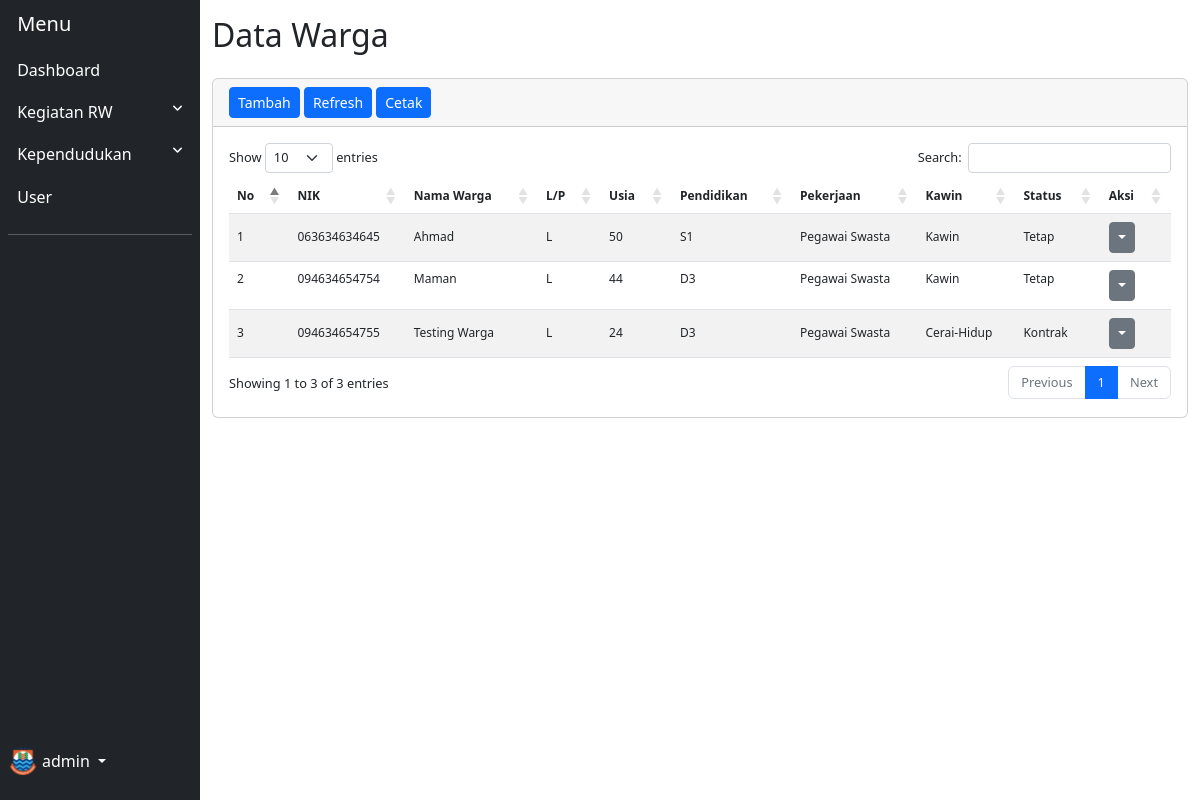
/master/warga/index.php (signed in), run on the app's committed database.
### tables this page shows
CREATE TABLE `warga` (
  `id_warga` int(11) NOT NULL,
  `nik_warga` varchar(255) NOT NULL,
  `nama_warga` varchar(255) NOT NULL,
  `tempat_lahir_warga` varchar(255) NOT NULL,
  `tanggal_lahir_warga` date NOT NULL,
  `jenis_kelamin_warga` enum('L','P') NOT NULL,
  `alamat_ktp_warga` text NOT NULL,
  `alamat_warga` text NOT NULL,
  `desa_kelurahan_warga` varchar(255) NOT NULL,
  `kecamatan_warga` varchar(255) NOT NULL,
  `kabupaten_kota_warga` varchar(255) NOT NULL,
  `provinsi_warga` varchar(255) NOT NULL,
  `negara_warga` varchar(255) NOT NULL,
  `rt_warga` varchar(10) NOT NULL,
  `rw_warga` varchar(10) NOT NULL,
  `agama_warga` varchar(255) NOT NULL,
  `pendidikan_terakhir_warga` varchar(255) NOT NULL,
  `pekerjaan_warga` varchar(255) NOT NULL,
  `status_perkawinan_warga` varchar(255) NOT NULL,
  `status_warga` enum('Tetap','Kontrak') NOT NULL,
  `created_at` timestamp NOT NULL DEFAULT current_timestamp() ON UPDATE current_timestamp(),
  `updated_at` timestamp NOT NULL DEFAULT current_timestamp()
);

### master/warga/index.php (the view, shortened to what this page needs)
<!DOCTYPE html>
<html lang="en">
  <head>
      <link rel="stylesheet" href="../../assets/vendor/bootstrap/dist/css/bootstrap.min.css">
      <link rel="stylesheet" href="https://cdnjs.cloudflare.com/ajax/libs/font-awesome/6.2.0/css/all.min.css">
      <link rel="stylesheet" href="https://cdn.datatables.net/1.12.1/css/dataTables.bootstrap5.min.css">
      <link rel="stylesheet" href="../../assets/css/master.css">
  </head>
  <body>
    <div class="container-fluid">
        <div class="row flex-nowrap">
            <div class="col-auto col-md-3 col-xl-2 px-sm-2 px-0 bg-dark">
                <?php include('../../layouts/master/sidebar.php'); ?>
            </div>
            <div class="col py-3">
                <div class="title mb-4">
                    <h2 class="page-header">Data Warga</h2>
                </div>
                <div class="card">
                  <div class="card-header">
                    <a class="btn btn-sm btn-primary" href="tambah-data-warga.php">Tambah</a>
                    <a class="btn btn-sm btn-primary" href="#refresh" id="refresh">Refresh</a>
                    <a class="btn btn-sm btn-primary" href="cetak-data-warga.php" target="_blank">Cetak</a>
                  </div>
                  <div class="card-body">
                    <table id="tabel-data" class="table table-striped">
                      <thead>
                        <tr>
                          <th>No</th>
                          <th>NIK</th>
                          <th>Nama Warga</th>
                          <th>L/P</th>
                          <th>Usia</th>
                          <th>Pendidikan</th>
                          <th>Pekerjaan</th>
                          <th>Kawin</th>
                          <th>Status</th>
                          <th>Aksi</th>
                        </tr>
                      </thead>
                      <tbody>
                        <?php
                          include "../../koneksi.php";
                          $sql = "SELECT * FROM warga";
                          $result = mysqli_query($db, $sql);
                          $no = 0;
                          while ($data = mysqli_fetch_array($result)) {
                            $no++;
                        ?>
                        <tr>
                          <td><?php echo $no; ?></td>
                          <td><?php echo $data['nik_warga']; ?></td>
                          <td><?php echo $data['nama_warga']; ?></td>
                          <td><?php echo $data['jenis_kelamin_warga']; ?></td>
                          <td>
                            <?php
                              $tanggal_lahir = new DateTime($data['tanggal_lahir_warga']);
                              $today = new DateTime();
                              $years = $today->diff($tanggal_lahir)->y;
                              echo $years;
                            ?>
                          </td>
                          <td><?php echo $data['pendidikan_terakhir_warga']; ?></td>
                          <td><?php echo $data['pekerjaan_warga']; ?></td>
                          <td><?php echo $data['status_perkawinan_warga']; ?></td>
                          <td><?php echo $data['status_warga']; ?></td>
                          <td>
                            <div class="dropdown">
                              <button class="btn btn-sm btn-secondary dropdown-toggle" type="button" id="dropdownMenuButton1" data-bs-toggle="dropdown" aria-expanded="false"></button>
                            </div>
                          </td>
                        </tr>
                        <?php
                          }
                        ?>
                      </tbody>
                    </table>
                  </div>
                </div>
            </div>
        </div>
    </div>
  </body>
</html>

### assets/css/master.css (style rules this page uses)
a { text-decoration: none; }
table.dataTable.table-striped>tbody>tr.odd>* { vertical-align:middle; }
.table th, td { font-size: 12px; }

### data on the page
warga: nik_warga "063634634645", nama_warga "Ahmad", jenis_kelamin_warga "L", pendidikan_terakhir_warga "S1", pekerjaan_warga "Pegawai Swasta", status_perkawinan_warga "Kawin", status_warga "Tetap"
warga: nik_warga "094634654754", nama_warga "Maman", jenis_kelamin_warga "L", pendidikan_terakhir_warga "D3", pekerjaan_warga "Pegawai Swasta", status_perkawinan_warga "Kawin", status_warga "Tetap"
warga: nik_warga "094634654755", nama_warga "Testing Warga", jenis_kelamin_warga "L", pendidikan_terakhir_warga "D3", pekerjaan_warga "Pegawai Swasta", status_perkawinan_warga "Cerai-Hidup", status_warga "Kontrak"

### other printed values
$_SESSION['role'] "admin"
